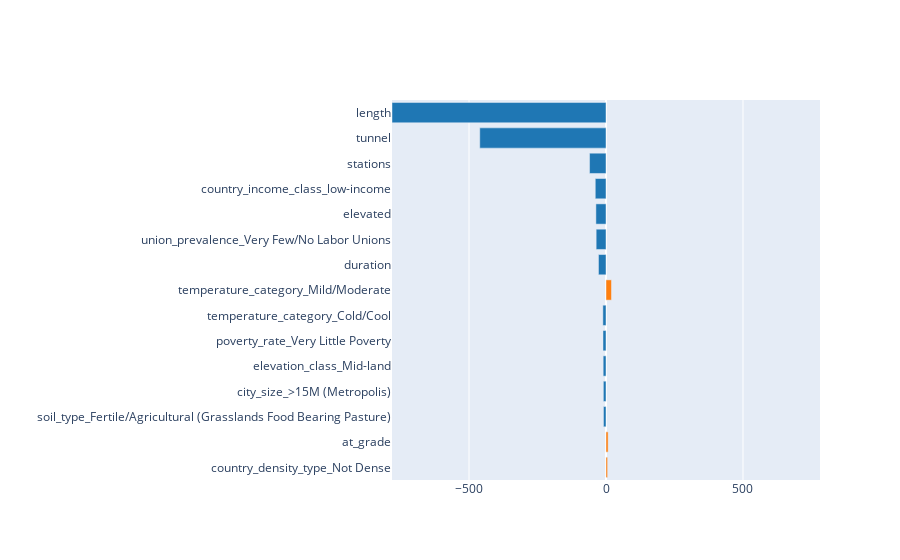

Write notebook code for a chart like this one.
### Code cell
interpret_model(light, plot = 'pfi')

### Figure 1 — Plotly figure (JSON) as saved in the notebook; plotly's stock layout.template omitted (floating-point values rounded to 4 significant figures)
{"data": [{"marker": {"color": ["#ff7f0e", "#ff7f0e", "#1f77b4", "#1f77b4", "#1f77b4", "#1f77b4", "#1f77b4", "#ff7f0e", "#1f77b4", "#1f77b4", "#1f77b4", "#1f77b4", "#1f77b4", "#1f77b4", "#1f77b4"]}, "orientation": "h", "type": "bar", "x": [5.785, 7.744, -9.275, -9.667, -10.29, -11.06, -11.41, 19.98, -27.44, -35.9, -36.85, -39.15, -60.04, -460.8, -781.1], "y": ["country_density_type_Not Dense", "at_grade", "soil_type_Fertile/Agricultural (Grasslands Food Bearing Pasture)", "city_size_>15M (Metropolis)", "elevation_class_Mid-land", "poverty_rate_Very Little Poverty", "temperature_category_Cold/Cool", "temperature_category_Mild/Moderate", "duration", "union_prevalence_Very Few/No Labor Unions", "elevated", "country_income_class_low-income", "stations", "tunnel", "length"]}], "layout": {"title": {"text": ""}, "xaxis": {"range": [-781.1, 781.1], "title": {"text": ""}}, "yaxis": {"automargin": true, "dtick": 1, "title": {"text": ""}}}}
